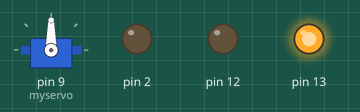
Simulated run of this sketch. Board: Arduino Uno, built with avr-gcc and run on an emulated ATmega328P. On the bench: servo, output pins drawn as LEDs (lit = HIGH).

Above: at 0.05 s.
At 1.95 s:
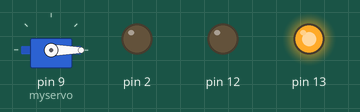
At 6.95 s:
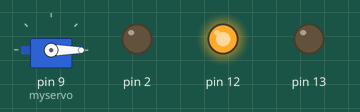
At 8.95 s:
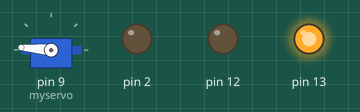
At 13.95 s:
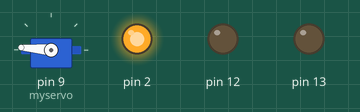
Timing chart, 0 to 18.2 s (numbered marks = the images above):
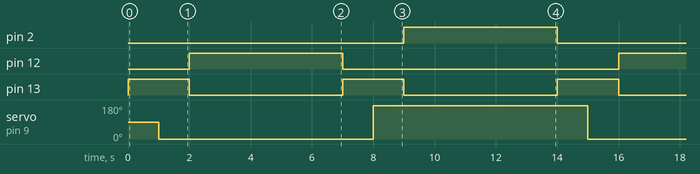

The sketch:

door_opener_3_led.ino
```cpp
#include <Servo.h>

Servo myservo;
int pos = 10;
void setup()
{
   pinMode(13, OUTPUT);
   pinMode(12, OUTPUT);
   pinMode(2, OUTPUT);
  myservo.attach(9);
}
void loop()
{

  for(pos = 0; pos <= 175; pos += 180)
  {
    digitalWrite(2, LOW);
    digitalWrite(13, HIGH);
    delay(1000);
    myservo.write(pos);
    delay(1000);
    digitalWrite(13, LOW);
    digitalWrite(12, HIGH);
    delay(5000);
  }

    for(pos = 175; pos>=0; pos -= 180)
  {
    digitalWrite(12, LOW);
    digitalWrite(2, LOW);
    digitalWrite(13, HIGH);
    delay(1000);
    myservo.write(pos);
     delay(1000);
     digitalWrite(13, LOW);
    digitalWrite(2, HIGH);
    delay(5000);
  }
}
```

Measured:
- by itself, pin 2, pin 12: alternates HIGH for 5.0 s and LOW for 9.0 s
- by itself, pin 13: alternates HIGH for 2.0 s and LOW for 5.0 s
- by itself, servo on pin 9 (myservo): alternates 175° for 7.0 s and 0° for 7.0 s
